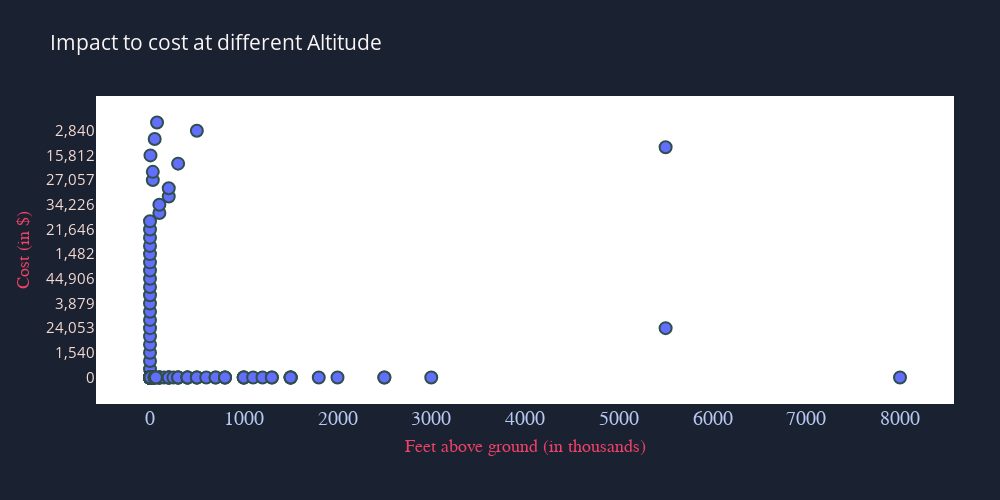

Notebook source saved alongside this figure:
### Markdown cell above
Key Insights:- above chart we have found that on altitude 0 most birdstrikes occur and there are more impact to flight compare to other altitude.

### Code cell
# Create a dictionary for visualization of data
Altitude ={'Feet above ground':Effect_in_flight['Feet above ground'],'BirdStrike':[i for i in range(len(Effect_in_flight['Feet above ground']))] }

# Create bar chart with Plotly Express
fig = px.scatter(Effect_in_flight[['Feet above ground','Cost: Total $']],height=600,x='Feet above ground',y=  'Cost: Total $',title='Impact to cost at different Altitude')


# Update the layout to change the font of the x-axis label
fig.update_xaxes(title_text="Feet above ground (in thousands)", title_font=dict(family="Arial", size=18, color="#EE4266"),tickfont=dict(
        family="sans-serif",
        size=20,
        color="#B7C9F2",
    # Change the color of the x-axis category labels
    ))


# Update the layout to change the font of the x-axis label
fig.update_yaxes(title_text="Cost (in $)", title_font=dict(family="Arial", size=18, color="#EE4266" ))



# Update outer layout
fig.update_layout(legend=dict(title="Impact to flight",
        font=dict(
            family="Arial",
            size=18,
            color="black"
        ),
        bgcolor="LightSteelBlue",
        bordercolor="white",
        borderwidth=2
    ),width=1000,
    height=500,legend_borderwidth=2,margin=dict(
        l=100,
        r=50,
        b=100,
        t=100,
        pad=4
    ),font=dict(color='#F5DAD2'),paper_bgcolor = '#1A2130',legend_bgcolor='#F3F7EC',title_font_color="#F9F5F6",plot_bgcolor = 'rgba(255, 255,255, 200)',legend_title_font_color='rgba(100,0, 200, 200)',hoverlabel_grouptitlefont_color='#1A2130'
                  ,font_size=15)


fig.update_traces(marker=dict(size=12,
                              line=dict(width = 2,
                                        color = 'DarkSlateGrey')),
                  selector=dict(mode='markers'))
fig.show()

### Figure 1 — Plotly figure (JSON) as saved in the notebook; plotly's stock layout.template omitted (floating-point values rounded to 4 significant figures; data arrays with more than 128 entries replaced by an {"elided": "..."} marker saying what was removed)
{"data": [{"hovertemplate": "Feet above ground=%{x}<br>Cost: Total $=%{y}<extra></extra>", "legendgroup": "", "marker": {"color": "#636efa", "line": {"color": "DarkSlateGrey", "width": 2}, "size": 12, "symbol": "circle"}, "mode": "markers", "name": "", "orientation": "h", "showlegend": false, "type": "scatter", "x": {"elided": "180 int values"}, "xaxis": "x", "y": {"elided": "180 str values"}, "yaxis": "y"}], "layout": {"font": {"color": "#F5DAD2", "size": 15}, "height": 500, "hoverlabel": {"grouptitlefont": {"color": "#1A2130"}}, "legend": {"bgcolor": "#F3F7EC", "bordercolor": "white", "borderwidth": 2, "font": {"color": "black", "family": "Arial", "size": 18}, "title": {"font": {"color": "rgba(100,0, 200, 200)"}, "text": "Impact to flight"}, "tracegroupgap": 0}, "margin": {"b": 100, "l": 100, "pad": 4, "r": 50, "t": 100}, "paper_bgcolor": "#1A2130", "plot_bgcolor": "rgba(255, 255,255, 200)", "title": {"font": {"color": "#F9F5F6"}, "text": "Impact to cost at different Altitude"}, "width": 1000, "xaxis": {"anchor": "y", "autorange": true, "domain": [0, 1], "range": [-533.3, 8533.0], "tickfont": {"color": "#B7C9F2", "family": "sans-serif", "size": 20}, "title": {"font": {"color": "#EE4266", "family": "Arial", "size": 18}, "text": "Feet above ground (in thousands)"}, "type": "linear"}, "yaxis": {"anchor": "x", "autorange": true, "domain": [0, 1], "range": [-2.735, 33.74], "title": {"font": {"color": "#EE4266", "family": "Arial", "size": 18}, "text": "Cost (in $)"}, "type": "category"}}}
